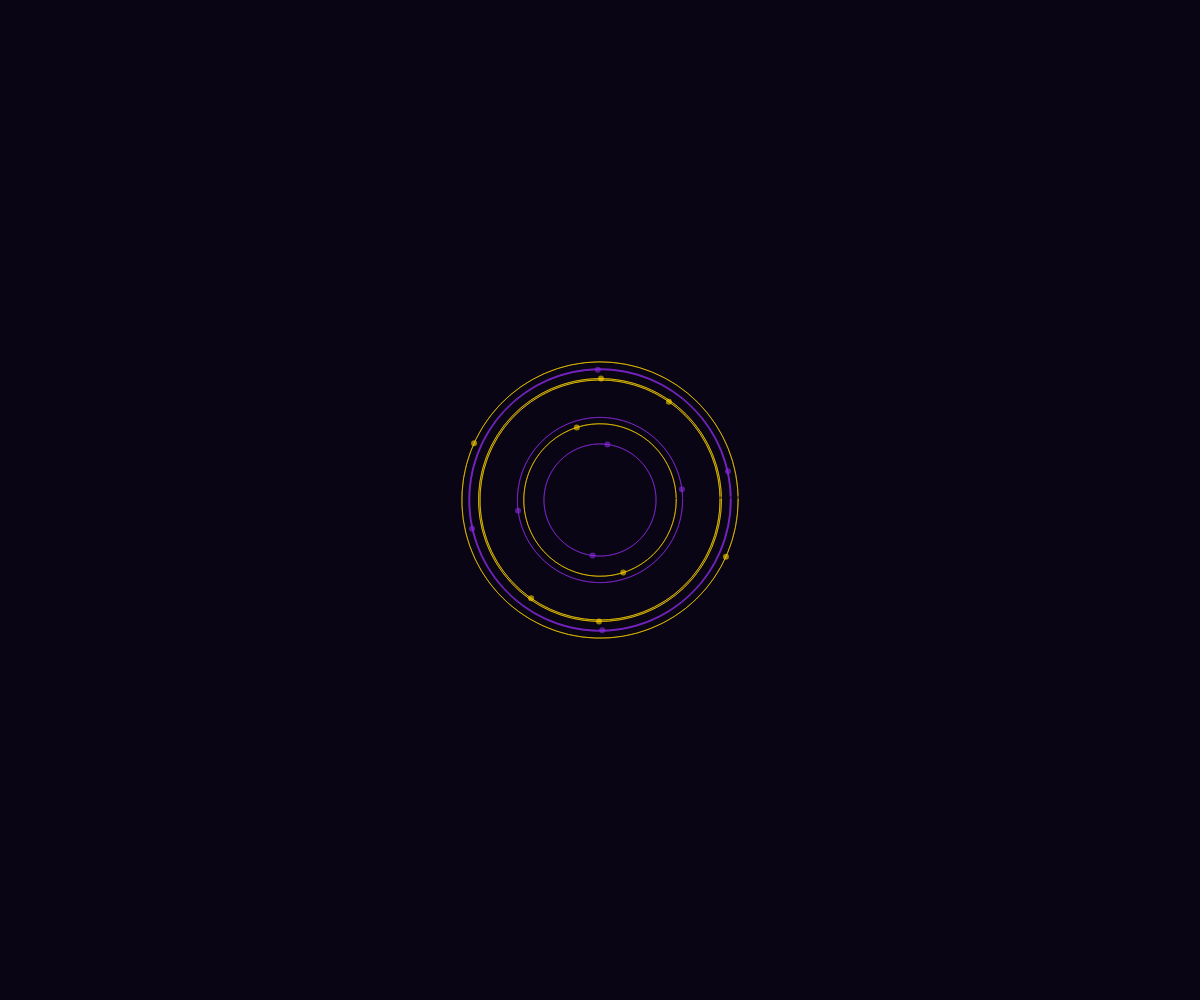
Frame 1 (no input)
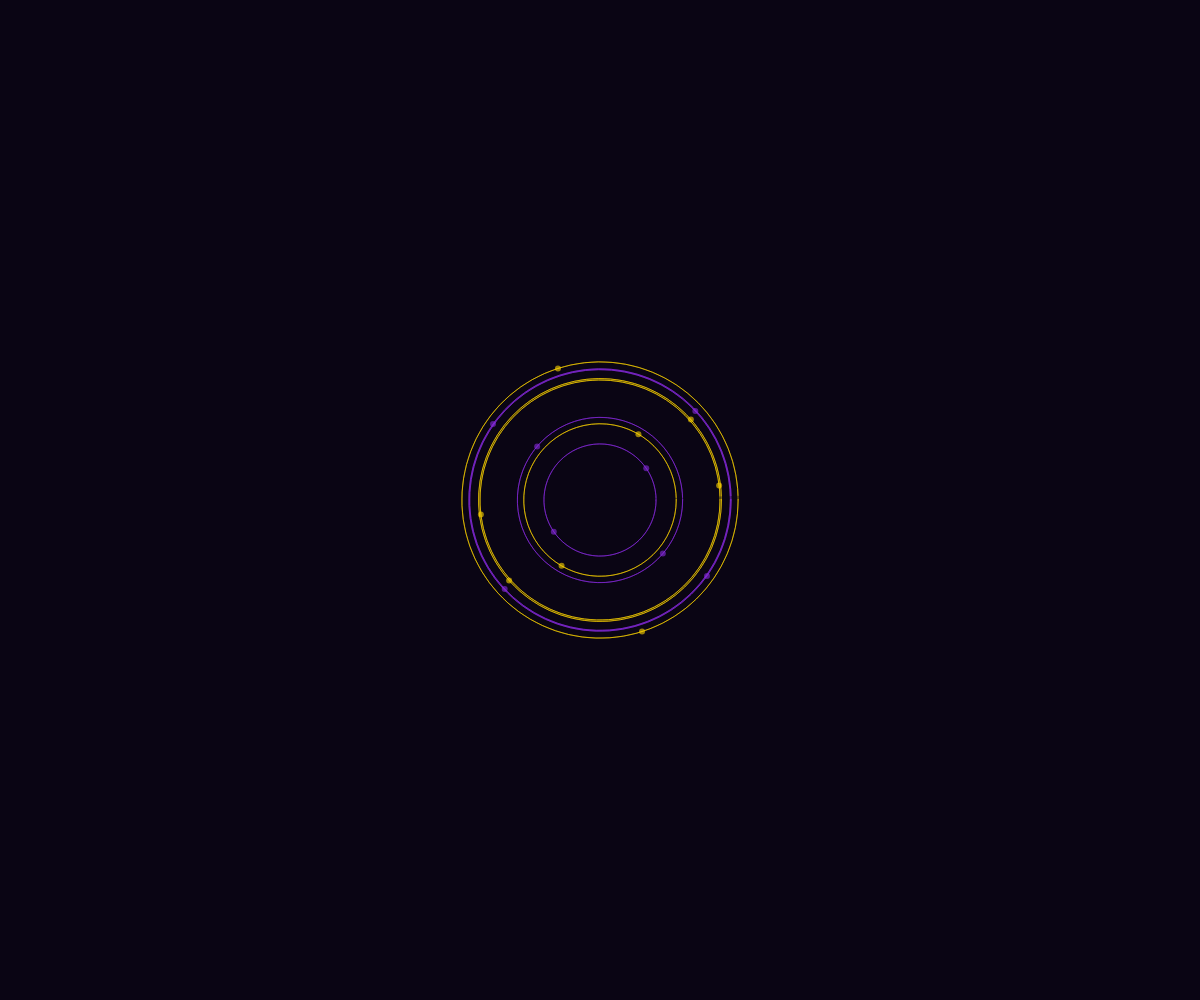
Frame 60 (no input)
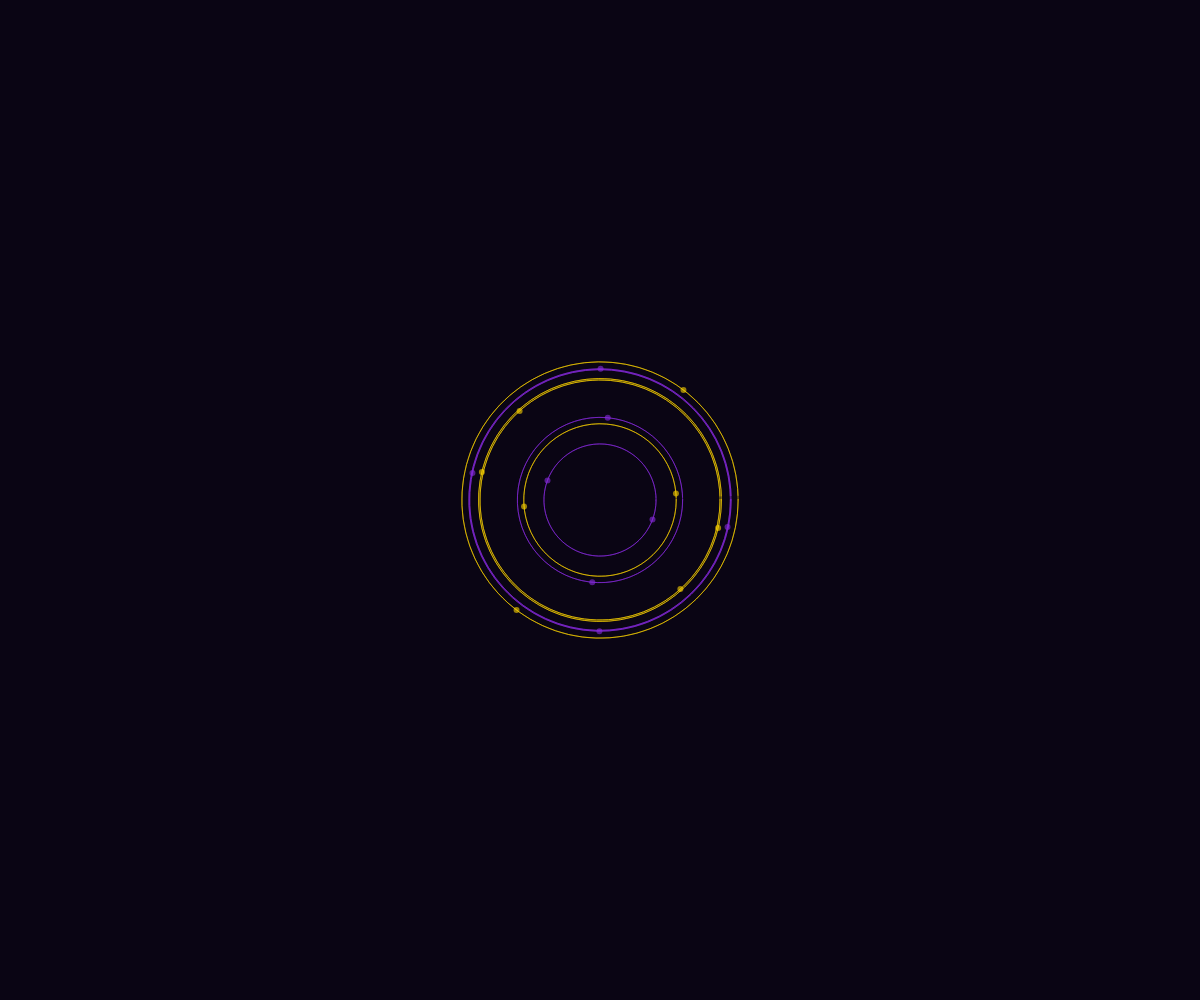
Frame 120 (the mouse pressed at the canvas centre since frame 60)

The p5.js sketch that drew these frames (run headless with seeded random() and noise() and a simulated clock; from frame 60 on, the mouse is pressed at the canvas centre):

// p5.js sketch
// ── sketch.js
let time = 0;
let patterns = [];

function setup() {
  createCanvas(windowWidth, windowHeight);
  angleMode(RADIANS);

  // Initialize spirograph patterns with golden and lilac tones
  for (let i = 0; i < 8; i++) {
    patterns.push({
      radius: random(50, 150),
      speed: random(0.002, 0.01),
      phase: random(TWO_PI),
      color: i % 2 === 0 ? color(255, 215, 0, 150) : color(138, 43, 226, 150),
      detail: random(30, 100)
    });
  }
}

function draw() {
  background(10, 5, 20);

  // Center of the canvas
  const centerX = width / 2;
  const centerY = height / 2;

  // Draw intricate spirograph patterns
  for (let i = 0; i < patterns.length; i++) {
    const pattern = patterns[i];
    time += pattern.speed;

    // Calculate positions for spirograph points
    const x1 = centerX + cos(time * 3 + pattern.phase) * pattern.radius;
    const y1 = centerY + sin(time * 3 + pattern.phase) * pattern.radius;
    const x2 = centerX + cos(time * 3 + pattern.phase + PI) * pattern.radius;
    const y2 = centerY + sin(time * 3 + pattern.phase + PI) * pattern.radius;

    // Draw spirograph path
    stroke(pattern.color);
    noFill();
    beginShape();
    for (let a = 0; a < TWO_PI; a += 0.05) {
      const x = centerX + cos(a) * pattern.radius;
      const y = centerY + sin(a) * pattern.radius;
      vertex(x, y);
    }
    endShape();

    // Draw connecting lines for spirograph
    stroke(pattern.color);
    noFill();
    beginShape();
    for (let a = 0; a < TWO_PI; a += 0.1) {
      const x = centerX + cos(a) * pattern.radius;
      const y = centerY + sin(a) * pattern.radius;
      vertex(x, y);
    }
    endShape(CLOSE);

    // Draw glowing celestial points
    fill(pattern.color);
    noStroke();
    ellipse(x1, y1, 6);
    ellipse(x2, y2, 6);
  }

  // Update time for next frame
  time += 0.001;
}

function windowResized() {
  resizeCanvas(windowWidth, windowHeight);
}
